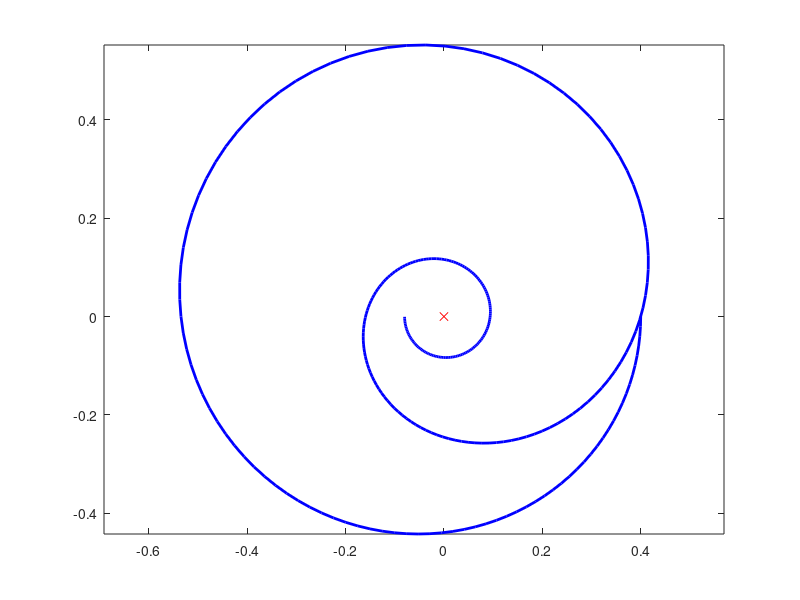

The MATLAB source for this figure: (Note: this script raises an error after producing the figure.)
clear all;close all;
alpha = [0:0.01:pi];
angle = [0:0.01:2 * pi];
z = exp(-i*alpha);
G=0.2*z.^5./(1-z+0.5*z.^2);
neg_imag_G = [];
account = 1;
figure(1);
plot(real(G),imag(G),'b','LineWidth',2);axis equal;
hold on;
plot(0,0,'rx');
x = inline('imag(0.2*exp(-5*i*w)/(1-exp(-i*w)+0.5*exp(-2*i*w)))','w');
w = fzero(x,0.5);
nag_z = real(0.2*exp(-5*i*w)/(1-exp(-i*w)+0.5*exp(-2*i*w)));
K_max = abs(1/nag_z);
G_closed=0.2*z.^5./(1-z+0.5*z.^2+K_max*0.2*z.^5);
A = [0 0 0 0 0 0.2];
B = [1 -1 0.5 0 0 K_max*0.2];
roots = roots(B);
for k = 1:size(roots)
    hold on;
    plot(real(roots(k)),imag(roots(k)),'ro');
end
hold on;
rtemp=1;% radius
xplot=0 + rtemp * cos(angle);
yplot=0 + rtemp * sin(angle);
plot(xplot,yplot,'g');
hold off;
zero_p=[0.2];
pole_p=[1 -1 0.5 0 0 K_max*0.2];
figure(2),[z_p,p_p,l_p]=zplane(zero_p,pole_p);
sys = tf(zero_p,pole_p,-1);
figure(3),plot(impulse(sys));
axis([0 100 -0.2 0.2]);
